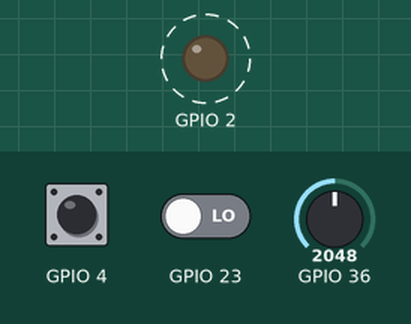
Bench run of a sketch on a simulated ESP32. On the bench: output pins drawn as LEDs (lit = HIGH). Dashed ring = blinking. The inputs (shaded band) are chosen by the test bench; at power-on: GPIO 36 = 2048, GPIO 4 HIGH, GPIO 23 LOW. What the sketch prints to the serial monitor is not drawn.

Above: at 1.26 s.
1.3 s: GPIO 36 set to 1049
4.3 s: GPIO 36 set to 941
Timing chart, 0 to 13.3 s (numbered marks = the images above; inputs shaded):
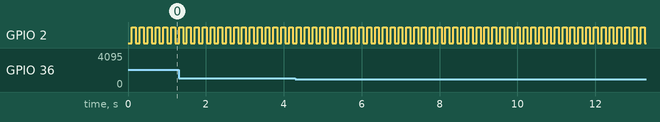

The sketch:

Minha_classe_pino.ino
```cpp
class Pino {
  private:
    int pino;
    bool estado;
    bool teste = 0;
    long onTime;
    long offTime;
    int pinoState;
    float estado_A;
    String mode;
    unsigned long previousMillis = 0;
    int ultimoEstadoBtn = LOW;
    unsigned long tempoPrimeiroAcionamento = 0;
    unsigned long tempoDebounce = 50;
    unsigned long delayPisca;
    typedef void(funcao)(void);//a função tem que ter um retorno void e não recebe parametros de entrada (void)
    bool btnclicado;
    bool btnliberado;
  public:
    Pino(int pin, int mode) //metodo construtor
    {
      pino = pin;//propriedades do construtor
      if (mode < 1) pinMode(pino, OUTPUT); //propriedades do construtor
      if (mode > 0) pinMode(pino, INPUT); //propriedades do construtor
    }//os metodos são a ações que podem ser executadas
    //////////////////////////////////////////
    void Ligar() {//metodo ligar
      digitalWrite(pino, HIGH);
      estado = true;
    }//////////////////////////////////////////
    void Desligar() {//metodo desligar
      digitalWrite(pino, LOW);
      estado = false;
    }//////////////////////////////////////////
    void Inverter() {//metodo inverter
      int pinoState = digitalRead(pino);
      digitalWrite(pino, !pinoState);
      estado = !pinoState;
    }//////////////////////////////////////////
    void Ligar_T(int tmp) {//metodo acender_t
      if ( (millis() - delayPisca) < tmp ) {
        Ligar();
      } else {
        Desligar();
      }
      if ( (millis() - delayPisca) >= tmp * 2 ) {
        delayPisca = millis();
      }
      estado = true;
    }//////////////////////////////////////////
    void Desligar_T(int tmp) {//metodo apagar_t
      if ( (millis() - delayPisca) < tmp ) {
        Desligar();
      } else {
        Ligar();
      }
      if ( (millis() - delayPisca) >= tmp * 2 ) {
        delayPisca = millis();
      }
      estado = false;
    }//////////////////////////////////////////
    void Piscar_T(int tmpA, int tmpB) {//metodo piscar controle tempo alto e tempo baixo
      if ( (millis() - delayPisca) < tmpA ) {
        Ligar();
      }
      if (( (millis() - delayPisca) >= tmpA ) && ((millis() - delayPisca) < (tmpA + tmpB))) {
        Desligar();
      }
      if ((millis() - delayPisca) > (tmpA + tmpB)) {
        delayPisca = millis();
      }
    }//////////////////////////////////////////
    void Clique(funcao *f) {//metodo clique   //rotina Debounce
      int leitura = digitalRead(pino);
      if (leitura != ultimoEstadoBtn) {
        tempoPrimeiroAcionamento = millis();
      }
      if ((millis() - tempoPrimeiroAcionamento) > tempoDebounce) {
        //debounce tratado, comandos que serão executados no acionamento do botão
        if (digitalRead(pino)) {
          btnclicado = true;//true
          btnliberado = false;//false
        } else {
          btnliberado = true;//true
        }
        if ((btnclicado) and (btnliberado)) {
          btnclicado = false;//false
          btnliberado = false;//false
          f();
        }
      }
      ultimoEstadoBtn = leitura;
    }//////////////////////////////////////////
    void Piscar(long on) { //metodo piscar onda quadrada
      onTime = on;
      unsigned long currentMillis = millis();
      if ((currentMillis - previousMillis >= onTime))
      {
        previousMillis = currentMillis;
        Inverter();
      }
    }//////////////////////////////////////////
    void PulsoA(long on, long off) {//metodo piscar com controle de pulso
      onTime = on;
      offTime = off;
      if ((teste == 0) && (millis() - previousMillis >= onTime)) { //se millis - tempo anterior for > ou = a tempo
        previousMillis = millis();
        Desligar();
        teste = 1;
      }
      if ((teste == 1) && (millis() - previousMillis >= offTime)) {
        previousMillis = millis();
        Ligar();
        teste = 0;
      }
    }//////////////////////////////////////////
    void PulsoB(long off, long on) {//metodo piscar com controle de pulso
      onTime = on;
      offTime = off;
      if ((teste == 0) && (millis() - previousMillis >= offTime)) { //se millis - tempo anterior for > ou = a tempo
        previousMillis = millis();
        Ligar();
        teste = 1;
      }
      if ((teste == 1) && (millis() - previousMillis >= onTime)) {
        previousMillis = millis();
        Desligar();
        teste = 0;
      }
    }//////////////////////////////////////////
    bool Ler_D() {//Lê valor do pino digital
      estado = digitalRead(pino);
      return estado;
    }//////////////////////////////////////////
    int Ler_A() {//Lê valor do pino analogico
      estado_A = analogRead(pino);
      return estado_A;
    }//////////////////////////////////////////
    bool Ler_T(char t) {//Lê valor do pino digital
      estado = touchRead(t);
      return estado;
    }//////////////////////////////////////////
};
//////////////////////////////////////////
Pino botao1(36, 1);
Pino botao2(23, 1);
Pino led1(2, 0); //instanciar obj led1 na classe Pino
//////////////////////////////////////////
void setup() {
  Serial.begin(115200);
}
//////////////////////////////////////////
void loop() {
  Serial.print("    ");
  Serial.print(touchRead(T0));
  Serial.print("    ");
  Serial.print(botao2.Ler_D());
  Serial.print("    ");
  Serial.println(botao1.Ler_A());
  led1.Piscar(100);
}
//////////////////////////////////////////
```

Measured:
- by itself, GPIO 2: alternates HIGH for 0.10 s and LOW for 0.10 s
